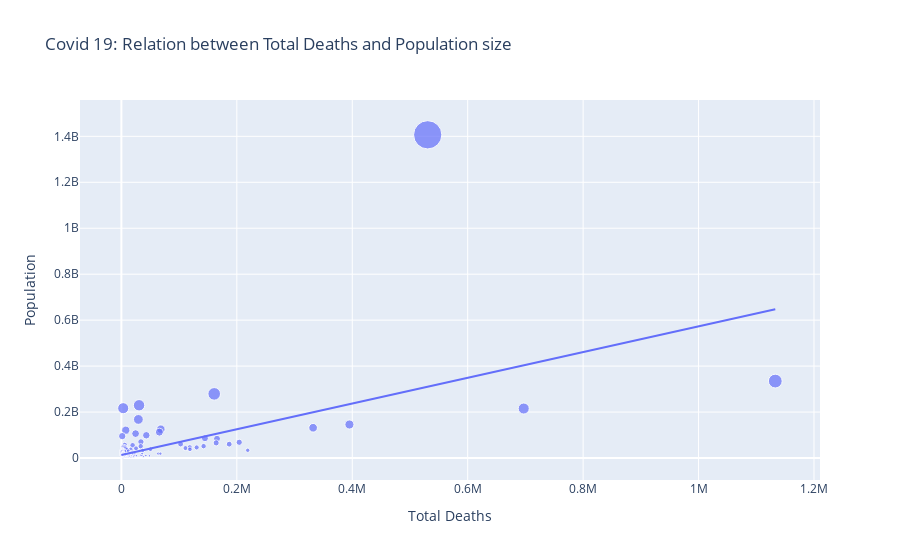

Here is the notebook cell this chart was saved with:
### Code cell
population_to_deaths = data[['Total Deaths','Country','Population']].sort_values(by="Population",ascending=False)

deaths_to_population = px.scatter(data_frame = population_to_deaths, x="Total Deaths", y="Population", size="Population", trendline="ols", title="Covid 19: Relation between Total Deaths and Population size")
deaths_to_population.show()

### Figure 1 — Plotly figure (JSON) as saved in the notebook; plotly's stock layout.template omitted (floating-point values rounded to 4 significant figures; data arrays with more than 128 entries replaced by an {"elided": "..."} marker saying what was removed)
{"data": [{"hovertemplate": "Total Deaths=%{x}<br>Population=%{marker.size}<extra></extra>", "legendgroup": "", "marker": {"color": "#636efa", "size": {"elided": "195 int values"}, "sizemode": "area", "sizeref": 3517000.0, "symbol": "circle"}, "mode": "markers", "name": "", "orientation": "v", "showlegend": false, "type": "scatter", "x": {"elided": "195 int values"}, "xaxis": "x", "y": {"elided": "195 int values"}, "yaxis": "y"}, {"hovertemplate": "<b>OLS trendline</b><br>Population = 559.801 * Total Deaths + 1.31597e+07<br>R<sup>2</sup>=0.328049<br><br>Total Deaths=%{x}<br>Population=%{y} <b>(trend)</b><extra></extra>", "legendgroup": "", "marker": {"color": "#636efa", "symbol": "circle"}, "mode": "lines", "name": "", "showlegend": false, "type": "scatter", "x": {"elided": "195 int values"}, "xaxis": "x", "y": {"elided": "195 float values"}, "yaxis": "y"}], "layout": {"legend": {"itemsizing": "constant", "tracegroupgap": 0}, "title": {"text": "Covid 19: Relation between Total Deaths and Population size"}, "xaxis": {"anchor": "y", "domain": [0, 1], "title": {"text": "Total Deaths"}}, "yaxis": {"anchor": "x", "domain": [0, 1], "title": {"text": "Population"}}}}
